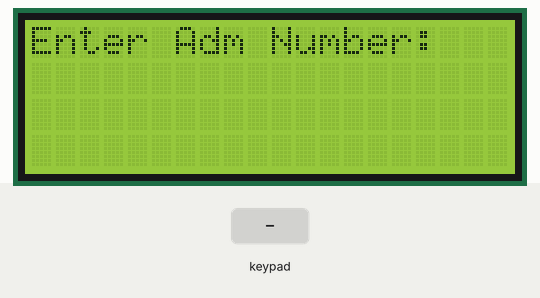
Bench run of a sketch on a simulated Arduino Uno, built with avr-gcc and run on an emulated ATmega328P. On the bench: 20×4 character LCD. The test bench sets the inputs (shaded band). What the sketch prints to the serial monitor is not drawn.

Above: at 1.2 s.
1.3 s: keypad keys 9 8 7 6 # pressed 0.4 s apart
At 4.1 s:
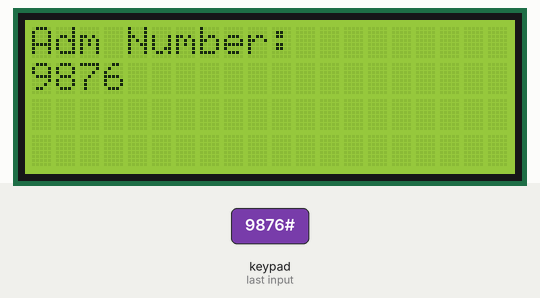
6.3 s: key '1' pressed
At 6.8 s:
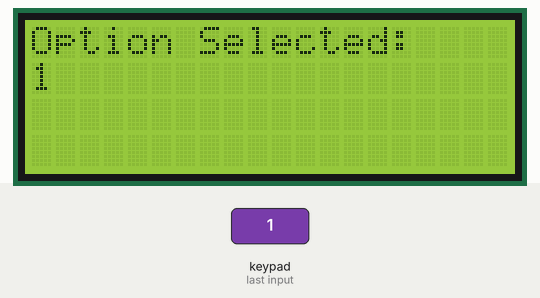
9.3 s: key '#' pressed
At 10.1 s:
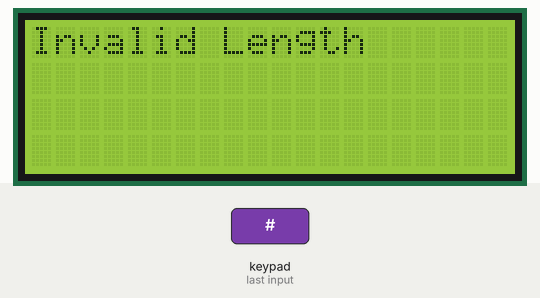
11.8 s: keypad keys 5 4 3 2 pressed 0.4 s apart
At 13.7 s:
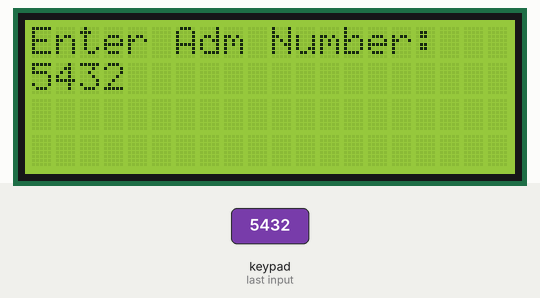
Timing chart, 0 to 15.2 s (numbered marks = the images above; inputs shaded):
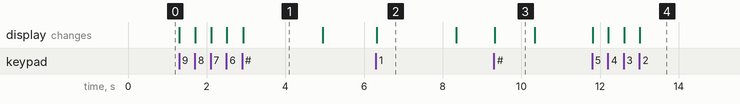

The sketch:

aqad.ino
```cpp
#include <Wire.h>
#include <LiquidCrystal_I2C.h>
#include <Keypad.h>

// Initialize the LCD with the I2C address (0x27 for RG1602A, configured as 20x4)
LiquidCrystal_I2C lcd(0x27, 20, 4);

// Define the keypad layout
const byte ROWS = 4; // Four rows
const byte COLS = 4; // Four columns

// Define the symbols on the buttons of the keypads
char keys[ROWS][COLS] = {
  {'1','2','3','A'},
  {'4','5','6','B'},
  {'7','8','9','C'},
  {'*','0','#','D'}
};

// Connect keypad ROW0, ROW1, ROW2, ROW3 to these Arduino pins
byte rowPins[ROWS] = {9, 8, 7, 6};

// Connect keypad COL0, COL1, COL2, COL3 to these Arduino pins
byte colPins[COLS] = {5, 4, 3, 2};

// Create the Keypad object
Keypad keypad = Keypad(makeKeymap(keys), rowPins, colPins, ROWS, COLS);

enum State {
  INPUT_ADMISSION,
  SELECT_OPTION
};

State currentState = INPUT_ADMISSION;
String admissionNumber = "";
const int MAX_ADMISSION_LENGTH = 4;

void setup() {
  // Initialize the LCD
  lcd.init();
  lcd.backlight();

  // Initialize Serial Monitor
  Serial.begin(9600);

  // Print the initial message
  lcd.setCursor(0, 0);
  lcd.print("Enter Adm Number:");
}

void loop() {
  char key = keypad.getKey();

  if (key) {
    switch (currentState) {
      case INPUT_ADMISSION:
        if (key == '#') {
          if (admissionNumber.length() == MAX_ADMISSION_LENGTH) {
            lcd.clear();
            lcd.setCursor(0, 0);
            lcd.print("Adm Number:");
            lcd.setCursor(0, 1);
            lcd.print(admissionNumber);
            Serial.print("Admission Number: ");
            /*
            if (admissionNumber == "6969"){
              lcd.print("Sex");
            } else {
              lcd.print(admissionNumber);
            }
            */
            Serial.println(admissionNumber);
            delay(2000); // Show the admission number for 2 seconds
            lcd.clear();
            lcd.setCursor(0, 0);
            lcd.print("Select an option...");
            currentState = SELECT_OPTION;
            admissionNumber = ""; // Clear the admission number for the next entry
          } else {
            lcd.clear();
            lcd.setCursor(0, 0);
            lcd.print("Invalid Length");
            delay(1000); // Show error message for 1 second
            lcd.clear();
            lcd.setCursor(0, 0);
            lcd.print("Enter Adm Number:");
          }
        } else if (key >= '0' && key <= '9') {
          if (admissionNumber.length() < MAX_ADMISSION_LENGTH) {
            admissionNumber += key;
            lcd.setCursor(0, 1);
            lcd.print(admissionNumber);
            Serial.println(admissionNumber);
          }
        }
        break;

      case SELECT_OPTION:
        if (key) {
          lcd.clear();
          lcd.setCursor(0, 0);
          lcd.print("Option Selected:");
          lcd.setCursor(0, 1);
          lcd.print(key);
          Serial.print("Option Selected: ");
          Serial.println(key);
          delay(2000); // Show the selected option for 2 seconds
          lcd.clear();
          lcd.setCursor(0, 0);
          lcd.print("Enter Adm Number:");
          currentState = INPUT_ADMISSION; // Reset to admission number input
        }
        break;
    }
  }
}
```

Measured:
- after the input at 1.3 s, the display: first changes at once (image 1 shows a later state)
- after the input at 6.3 s, the display: changes at once (image 2)
- after the input at 9.3 s, the display: changes at once (image 3)
- after the input at 11.8 s, the display: first changes at once (image 4 shows a later state)
- what the display in image 1 shows lasts 2.0 s, from 2.9 s to 4.9 s
- what the display in image 3 shows lasts 1.0 s, from 9.3 s to 10.3 s
